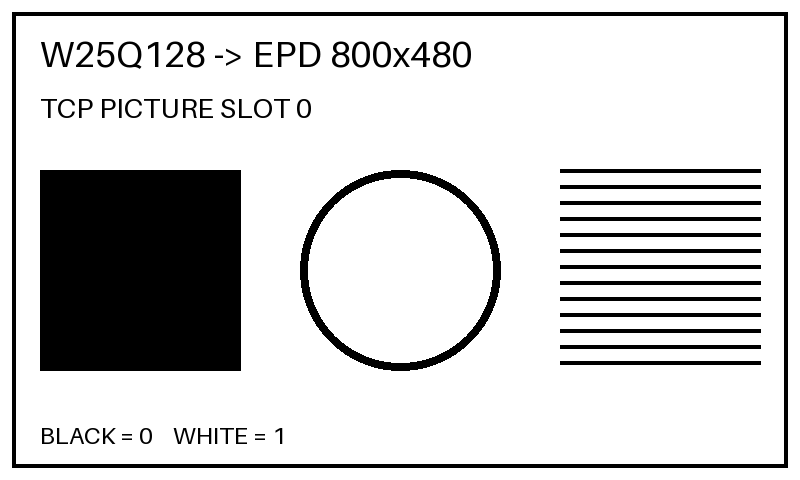
#> input picture LED_OSP/Tools/Pictures/test_picture.png, 800 x 480 px
$ python send_picture.py Pictures/test_picture.png
#> lines starting #> are read from the running program, lines starting #| are printed output that depends on the picture; after the words box and inside, x2 and y2 are one past the last pixel; in counts of white or black regions, pixels touching at a corner belong together
"""Convert and send pictures to the board using the PIC1 protocol.

Example: python send_picture.py photo.jpg --slot 0
Multiple pictures: python send_picture.py a.png b.png --slot 3
Prepare BIN/preview only: add --prepare-only.
Connect to the board's TCP server: add --host BOARD_IP.
Requires Pillow for image conversion: python -m pip install Pillow.
"""
import argparse
from pathlib import Path
import socket
import struct
import zlib
from send_firmware import read_line

WIDTH, HEIGHT, DATA_SIZE, SLOT_COUNT = 800, 480, 48000, 256
ROOT = Path(__file__).resolve().parents[1]


# [6 lines left out: function wait_reply, not called in this run]


def prepare_image(path, threshold=128, dither=False, fit="contain"):
    """path: PNG/JPG/BMP or 48000-byte BIN; return MSB-first 1-white/0-black pixels.

    threshold: 0..255 grayscale cut-off; dither: enable Floyd-Steinberg for photos.
    fit: contain (white borders), cover (center crop), or stretch (800x480).
    Transparent areas become white. Raw BIN data is preserved unchanged.
    """
#> called with threshold = 128, dither = False, fit = 'contain'
    path = Path(path)
    if not 0 <= threshold <= 255:
        raise ValueError("Threshold must be 0..255")
    if fit not in ("contain", "cover", "stretch"):
        raise ValueError("Fit must be contain, cover, or stretch")
    if path.suffix.lower() == ".bin":
        data = path.read_bytes()
    else:
        try:
            from PIL import Image, ImageOps
        except ImportError as exc:
            raise RuntimeError("Install Pillow: python -m pip install Pillow") from exc
        with Image.open(path) as source:
#> source is the input picture: PIL image 800x480 RGB; min 0, max 255, mean 207.8
            source = ImageOps.exif_transpose(source).convert("RGBA")
#> source: PIL image 800x480 RGBA
            source = Image.alpha_composite(Image.new("RGBA", source.size, "white"), source).convert("RGB")
            if fit == "contain":
                fitted = ImageOps.contain(source, (WIDTH, HEIGHT), Image.Resampling.LANCZOS)
                canvas = Image.new("RGB", (WIDTH, HEIGHT), "white")
#> canvas: PIL image 800x480 RGB; every value is 255
                canvas.paste(fitted, ((WIDTH - fitted.width) // 2, (HEIGHT - fitted.height) // 2))
            elif fit == "cover":
                canvas = ImageOps.fit(source, (WIDTH, HEIGHT), Image.Resampling.LANCZOS, centering=(0.5, 0.5))
            else:
                canvas = source.resize((WIDTH, HEIGHT), Image.Resampling.LANCZOS)
            gray = canvas.convert("L")
            if dither:
                mono = gray.convert("1", dither=Image.Dither.FLOYDSTEINBERG)
            else:
                mono = gray.point(lambda value: 255 if value >= threshold else 0).convert("1", dither=Image.Dither.NONE)
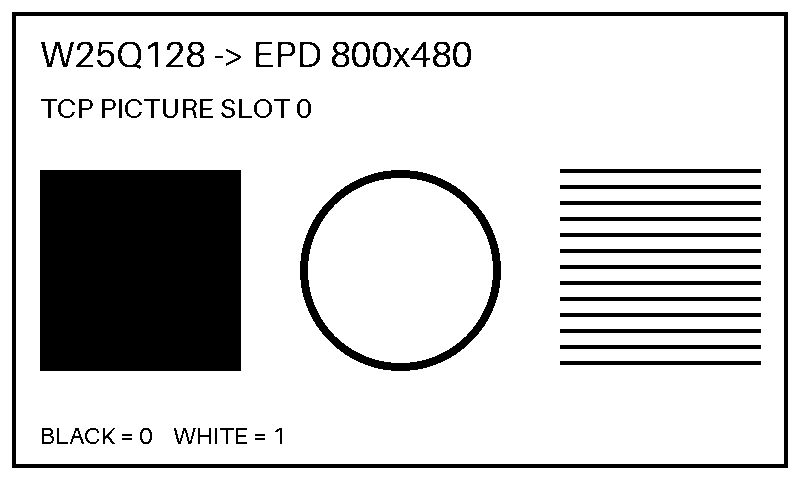
#> mono: PIL image 800x480 1; 81.5% white; 66 black regions (1 under 20 px), largest, box (x1, y1, x2, y2) and area: (40, 170, 241, 371) 40401, (12, 12, 788, 468) 9792, (300, 170, 501, 371) 4796
            data = mono.tobytes()
    if len(data) != DATA_SIZE:
        raise ValueError("Picture must contain exactly 48000 bytes")
    return data


# [50 lines left out: function send_picture, not called in this run]


def main():
    parser = argparse.ArgumentParser(description=__doc__)
    parser.add_argument("pictures", nargs="+", type=Path)
    parser.add_argument("--slot", type=int, default=0, help="First image slot, 0..255")
    parser.add_argument("--threshold", type=int, default=128, help="Black/white cut-off, 0..255")
    parser.add_argument("--dither", action="store_true", help="Dither photographic images")
    parser.add_argument("--fit", choices=("contain", "cover", "stretch"), default="contain", help="Image fit mode")
    parser.add_argument("--bind", default="0.0.0.0")
    parser.add_argument("--host", help="Connect to the board's TCP server at this IPv4 address")
    parser.add_argument("--port", type=int, default=8080)
    parser.add_argument("--output-dir", type=Path, default=ROOT / "OBJ/pictures")
    parser.add_argument("--prepare-only", action="store_true", help="Generate BIN/preview without listening")
    args = parser.parse_args()
    if args.slot < 0 or args.slot + len(args.pictures) > SLOT_COUNT:
        parser.error("Slots must be within 0..255")
    if not 0 <= args.threshold <= 255 or not 1 <= args.port <= 65535:
        parser.error("Invalid threshold or port")
    prepared = []
    try:
        args.output_dir.mkdir(parents=True, exist_ok=True)
        for index, path in enumerate(args.pictures, args.slot):
            data = prepare_image(path, args.threshold, args.dither, args.fit)
            stem = args.output_dir / f"{path.stem}_slot{index:03d}"
            bin_path = Path(str(stem) + ".bin")
            preview_path = Path(str(stem) + ".png")
            bin_path.write_bytes(data)
            try:
                from PIL import Image
                Image.frombytes("1", (WIDTH, HEIGHT), data).save(preview_path)
            except ImportError:
                pass  # Raw BIN sending does not require Pillow.
            prepared.append((index, data))
            print(f"Prepared slot {index}: {bin_path}")
        if args.prepare_only:
            return
        if args.host:
            print(f"Connecting to {args.host}:{args.port}")
            with socket.create_connection((args.host, args.port), timeout=10) as connection:
                for slot, data in prepared:
                    send_picture(connection, data, slot)
            return
        with socket.socket(socket.AF_INET, socket.SOCK_STREAM) as server:
            server.setsockopt(socket.SOL_SOCKET, socket.SO_REUSEADDR, 1)
            server.bind((args.bind, args.port)); server.listen(1)
            print(f"Listening on {args.bind}:{args.port}; now restart/connect the board")
            connection, peer = server.accept()
            with connection:
                print("Board connected:", peer)
                for slot, data in prepared:
                    send_picture(connection, data, slot)
    except (OSError, ValueError, RuntimeError) as exc:
#> (the run stopped early here; a loop or call above may not have finished)
